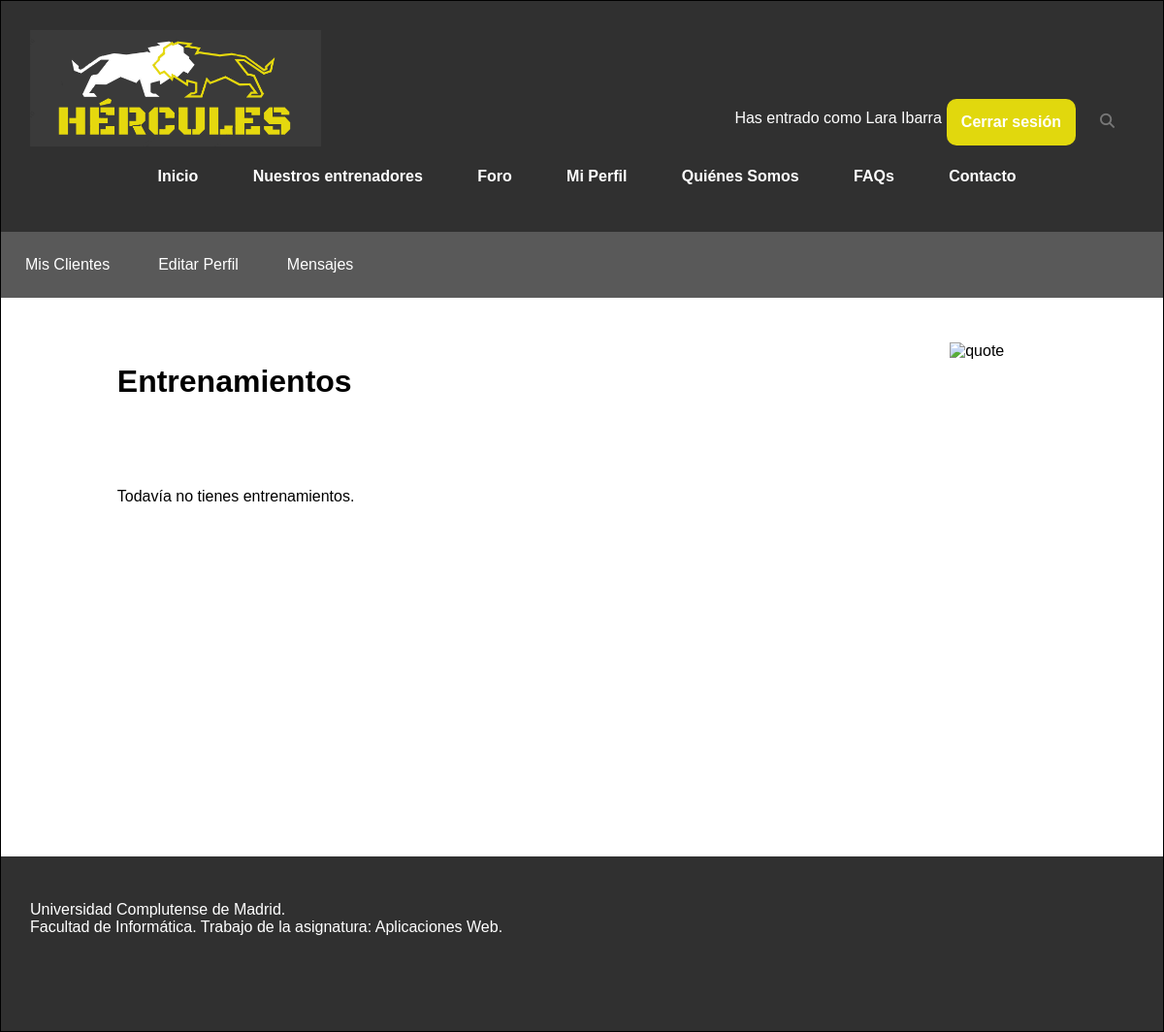
The page /miPerfilEntrenamientosVer.php?idCliente=12345678G (signed in) on the database as committed earlier.
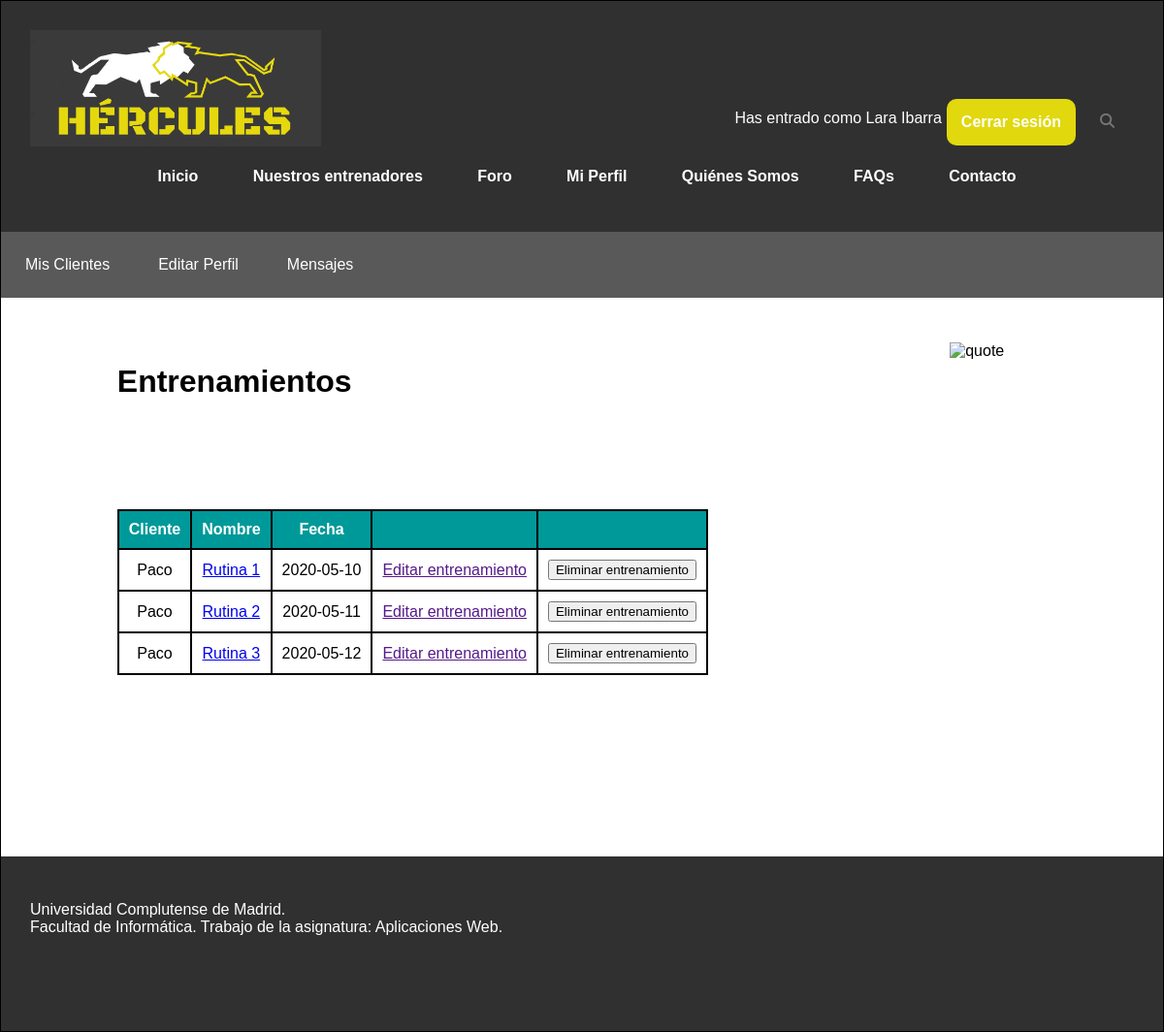
The same page on the database as committed later.
### tables this page shows
CREATE TABLE `usuario` (
  `nif` varchar(10) NOT NULL,
  `nombre` varchar(30) NOT NULL,
  `contrasenna` varchar(255) NOT NULL,
  `foto` varchar(255) DEFAULT 'includes/img/usuarios/default.png',
  `email` varchar(30) NOT NULL,
  `sexo` varchar(6) DEFAULT NULL,
  `fechaNac` date DEFAULT NULL,
  `telefono` varchar(15) DEFAULT NULL,
  `ubicacion` varchar(50) DEFAULT NULL,
  `peso` decimal(5,2) DEFAULT NULL,
  `altura` decimal(5,0) DEFAULT NULL,
  `preferencias` varchar(50) DEFAULT NULL,
  `tipoUsuario` tinyint(2) NOT NULL DEFAULT 0,
  `titulacion` varchar(30) DEFAULT NULL,
  `especialidad` varchar(50) DEFAULT NULL,
  `experiencia` varchar(30) DEFAULT NULL
);

CREATE TABLE `entrenamiento` (
  `idEntrenamiento` int(10) NOT NULL,
  `idUsuarioEntrenador` int(10) NOT NULL,
  `nombre` varchar(25) NOT NULL,
  `fecha` date NOT NULL,
  `repeticiones` int(2) NOT NULL
);

### includes/TOs/TOUsuario.php (called while the page is built, shortened)
<?php
class TOUsuario {
    private $nif;
    private $tipoUsuario;
    public function getNif()
    {
        return $this->nif;
    }
    public function getTipoUsuario()
    {
        return $this->tipoUsuario;
    }
}

### includes/DAOs/DAO.php (called while the page is built, shortened)
<?php
class DAO {
    private $servername = "localhost";
    private $username = "hercules";
    private $password = "iG8hC62acnPrvIeU";
    private $dbname = "hercules";
    private $mysqli = null;
    public function __construct(){
        if(!$this->mysqli){
            $this->mysqli = new mysqli($this->servername, $this->username, $this->password, $this->dbname);
        }
    }
    protected function consultarv2($sql){
        if ($sql != "") {
            $consulta = $this->mysqli->query($sql) or die ($this->mysqli->error. " en la linea ".(__LINE__-1));
            $tablaDatos = array();
            if (substr($sql, 0, 6) == "SELECT") {
                if ($consulta) {
                    while ($fila = mysqli_fetch_assoc($consulta)){
                        array_push($tablaDatos, $fila);
                    }
                }
            }
            return $tablaDatos;
        }
        else {
            return 0;
        }
    }
    protected function consultar($sql){
        return $this->mysqli->query($sql);
    }
}

### includes/controller.php (called while the page is built, shortened)
<?php
require_once(__DIR__ . '/DAOs/usuarioDAO.php');
require_once(__DIR__ . '/DAOs/entrenamientoDAO.php');
require_once(__DIR__ . '/DAOs/ejercicioDAO.php');
class controller{
    private $usuarioDAO;
    private $entrenamientoDAO;
    private $ejercicioDAO;
    private static $instance = null;
    public function __construct(){
        $this->usuarioDAO = new UsuarioDAO();
        $this->entrenamientoDAO = new entrenamientoDAO();
        $this->ejercicioDAO = new ejercicioDAO();
    }
     public static function getInstance() {
        if (null === self::$instance) {
            self::$instance = new self();
        }
        return self::$instance;
    }
    public function selectUsuario($col, $cond){
        return $this->usuarioDAO->selectUsuario($col, $cond);
    }
	public function idUsuarioEntrenador($nif_entrena, $nif_cliente){
        $consulta = $this->usuarioDAO->selectUs_Ent('id', "entrenador = '".$nif_entrena."' AND usuario = '".$nif_cliente."'");
        $id = 0;
        if ($consulta) {
            $id = $consulta[0]['id'];
        }
        return $id;
    }
    public function listarEntrenamientos($idUsuarioEntrenador)
    {
        $consulta = $this->entrenamientoDAO->listarEntrenamientos($idUsuarioEntrenador);
        $row = array();
        $entrena = array();
        if ($consulta) {
            while ($fila = mysqli_fetch_assoc($consulta)){
                $idEntrenamiento = $fila['idEntrenamiento'];
                $entrenamiento = $this->entrenamientoDAO->cargarEntrenamiento($idEntrenamiento);
                $row['nombre'] = $entrenamiento->getNombre();
                $row['repeticiones'] = $entrenamiento->getRepeticiones();
                $row['fecha'] = $entrenamiento->getFecha();
                 $consulta2 = $this->ejercicioDAO->listarEjercicios($idEntrenamiento);
                 $aux = array();
                    while($filaEjercicios = mysqli_fetch_assoc($consulta2)){
                        $ejercicios = array();
                        $ejercicio = $this->ejercicioDAO->cargarEjercicio($filaEjercicios['idEjercicio']);
                        $ejercicios['nombreEjercicio'] = $ejercicio->getNombre();
                        $ejercicios['caloriasGastadas'] = $ejercicio->getCaloriasGastadas();
                        $ejercicios['descripcion'] = $ejercicio->getDescripcion();
                        $ejercicios['multimedia'] = $ejercicio->getMultimedia();
                       $aux[] = $ejercicios;
                    }
                     $row['id'] = $idEntrenamiento;
                     $row['ejercicios'] = $aux;
                $entrena[] = $row;
            }
        }
        return $entrena;
    }
}

### includes/config.php (called while the page is built, shortened)
<?php
require_once __DIR__.'/TOs/TOUsuario.php';
require_once __DIR__.'/controller.php';
$ctrl = controller::getInstance();

### includes/DAOs/usuarioDAO.php (called while the page is built, shortened)
<?php
require_once(__DIR__.'/DAO.php');
require_once(__DIR__.'/../TOs/TOUsuario.php');
class UsuarioDAO extends DAO {
    public function selectUsuario($col, $cond){
        $query = "";
        if ($cond == "") {
            $query = "SELECT ".$col." FROM usuario";
        }
        else {
            $query = "SELECT ".$col." FROM usuario WHERE ".$cond;
        }
        return $this->consultarv2($query);
    }
    public function selectUs_Ent($col, $cond){
        $query = "";
        if ($cond == "") {
            $query = "SELECT ".$col." FROM usuarioentrenador";
        }
        else {
            $query = "SELECT ".$col." FROM usuarioentrenador WHERE ".$cond;
        }
        return $this->consultarv2($query);
    }
}

### includes/DAOs/entrenamientoDAO.php (called while the page is built, shortened)
<?php
require_once(__DIR__.'/DAO.php');
require_once(__DIR__.'/../TOs/entrenamientoTO.php');
class entrenamientoDAO extends DAO{
    public function listarEntrenamientos($id){
        $query = "SELECT * FROM entrenamiento WHERE idUsuarioEntrenador = '". $id ."'";
        return $this->consultar($query);
    }
     public function cargarEntrenamiento($idEntrenamiento){
        $entrenamiento = new entrenamientoTO($idEntrenamiento);
        $query = "SELECT * FROM entrenamiento WHERE idEntrenamiento = '". $idEntrenamiento ."'";
        $res = $this->consultar($query);
        if ($res) {
            $row = $res->fetch_assoc();
            $entrenamiento->setIdEntrenamiento($idEntrenamiento);
            $entrenamiento->setIdUsuarioEntrenador($row["idUsuarioEntrenador"]);
            $entrenamiento->setNombre($row["nombre"]);
            $entrenamiento->setFecha($row["fecha"]);
            $entrenamiento->setRepeticiones($row["repeticiones"]);
            return $entrenamiento;
        } else{
            echo "No entra";
            return null;
        }
    }
}

### includes/TOs/entrenamientoTO.php (called while the page is built, shortened)
<?php
class entrenamientoTO {
    private $nombre;
    private $fecha;
    private $repeticiones;
     public function __construct($idEntrenamiento = null, $idUsuarioEntrenador = null,
                                $nombre = null, $fecha= null, $repeticiones = null){
      $this->nombre = $nombre;
      $this->fecha = $fecha;
      $this->repeticiones = $repeticiones;
    }
    public function getNombre()
    {
        return $this->nombre;
    }
    public function setNombre($nombre)
    {
        $this->nombre = $nombre;
    }
    public function getFecha()
    {
        return $this->fecha;
    }
    public function setFecha($fecha)
    {
        $this->fecha = $fecha;
    }
    public function getRepeticiones()
    {
        return $this->repeticiones;
    }
    public function setRepeticiones($repeticiones)
    {
        $this->repeticiones = $repeticiones;
    }
}

### includes/DAOs/ejercicioDAO.php (called while the page is built, shortened)
<?php
require_once(__DIR__.'/DAO.php');
require_once(__DIR__.'/../TOs/ejercicioTO.php');
class ejercicioDAO extends DAO
{
    public function listarEjercicios($idEntrenamiento)
    {
        $query = "SELECT idEjercicio from entrenamientoejercicio WHERE idEntrenamiento = '". $idEntrenamiento ."'";
    	return $this->consultar($query);
    }
    public function cargarEjercicio($idEjercicio)
    {
        $query = "SELECT * FROM ejercicio WHERE idEjercicio = '". $idEjercicio ."'";
        $res = $this->consultar($query);
        $fila = $res->fetch_assoc();
        $ejercicio = new ejercicioTO();
        $ejercicio->setIdEjercicio($fila['idEjercicio']);
        $ejercicio->setNombre($fila['nombre']);
        $ejercicio->setCaloriasGastadas($fila['caloriasGastadas']);
        $ejercicio->setTipo($fila['tipo']);
        $ejercicio->setDescripcion($fila['descripcion']);
        $ejercicio->setMultimedia($fila['multimedia']);
        return $ejercicio;
    }
}

### includes/TOs/ejercicioTO.php (called while the page is built, shortened)
<?php
class ejercicioTO {
	private $nombre;
    public function __construct($idEjercicio  = null , $nombre = null,
                                $caloriasGastadas = null, $tipo = null,
                                $descripcion = null, $multimedia = null){
      $this->nombre = $nombre;
    }
    public function getNombre()
    {
        return $this->nombre;
    }
    public function setNombre($nombre)
    {
        $this->nombre = $nombre;
    }
}

### miPerfilEntrenamientosVer.php (the view, shortened to what the changed rows need)
<?php
	require_once 'includes/config.php';
?>
<!DOCTYPE html>
<html>
<head>
	<link rel="stylesheet" type="text/css" href="includes/css/estilo.css" />
	<link rel="stylesheet" type="text/css" href="includes/estiloEntrenamientos.css" />
</head>
<body>
<div id="contenedor">
	<?php
		require('miPerfilCabecera.php');
	?>
	<div id="contenido">
		<h1 class="tituloEntrenamiento">Entrenamientos</h1>
		<img src="https://i.pinimg.com/originals/d0/a2/83/d0a2839695fbbf7f760b4aeabee30957.gif" alt="quote" class= "gif" />
			<?php
			if($_SESSION['usuario']->getTipoUsuario()){
			    $idUsuarioEntrenador = $ctrl->idUsuarioEntrenador($_SESSION['usuario']->getNif(), $_GET['idCliente']);
			    $entrenamientos = $ctrl->listarEntrenamientos($idUsuarioEntrenador);
					if(count($entrenamientos) > 0){
						$nombreCliente = $ctrl->selectUsuario('nombre',"nif ='".$_GET['idCliente']."'");
						echo '<table class="tablaEntrenamientos">';
						echo '<thead><tr>'.'<th>Cliente</th>'.'<th>Nombre</th>'.'<th>Fecha</th>'.'<th></th>'.'<th></th>'.'</tr></thead>';
							   	foreach ($entrenamientos as $entrenamiento) {
								echo '<tr>';
										$aux = serialize($entrenamiento);
										$aux = urlencode($aux);
										echo '<td>'.$nombreCliente[0]['nombre'].'</td>';
										echo '<td><a href="miPerfilEntrenamientosVerDetalle.php?entrenamiento='.$aux.'">'.$entrenamiento['nombre'].'</a></td>';
										echo '<td>'.$entrenamiento['fecha'].'</td>';
										echo '<td><a href="">Editar entrenamiento</a></td>';
										echo '<td><button id= "abrir'.$entrenamiento['id'].'" onclick="eliminarEntrenami('.$entrenamiento['id'].')"> Eliminar entrenamiento </button></td>';
								echo '</tr>';
							}
						echo '</table>';
					}else {
						echo "<p> Todavía no tienes entrenamientos.</p>";
			 		}
			}
	?>
	</div>
</div>
</body>
</html>

Rows that differ between the two databases and show on the page:
added entrenamiento: nombre "Rutina 1", fecha "2020-05-10"
now on this page (row unchanged): usuario: nombre "Paco"
added entrenamiento: nombre "Rutina 2", fecha "2020-05-11"
added entrenamiento: nombre "Rutina 3", fecha "2020-05-12"
Other text that changed with them:
text no longer shown: "Todavía no tienes entrenamientos."
text now shown: "Cliente Nombre Fecha"
